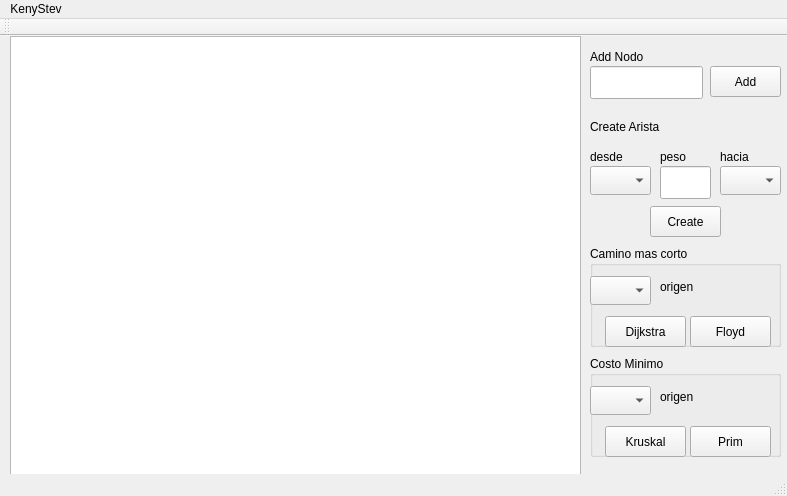
<?xml version="1.0" encoding="UTF-8"?>
<ui version="4.0">
 <class>GraphGraph</class>
 <widget class="QMainWindow" name="GraphGraph">
  <property name="geometry">
   <rect>
    <x>0</x>
    <y>0</y>
    <width>787</width>
    <height>496</height>
   </rect>
  </property>
  <property name="windowTitle">
   <string>GraphGraph</string>
  </property>
  <widget class="QWidget" name="centralWidget">
   <widget class="QGraphicsView" name="gView">
    <property name="geometry">
     <rect>
      <x>10</x>
      <y>0</y>
      <width>571</width>
      <height>441</height>
     </rect>
    </property>
   </widget>
   <widget class="QPushButton" name="btnAdd">
    <property name="geometry">
     <rect>
      <x>710</x>
      <y>30</y>
      <width>71</width>
      <height>31</height>
     </rect>
    </property>
    <property name="text">
     <string>Add</string>
    </property>
   </widget>
   <widget class="QLineEdit" name="newNodo">
    <property name="geometry">
     <rect>
      <x>590</x>
      <y>30</y>
      <width>113</width>
      <height>33</height>
     </rect>
    </property>
   </widget>
   <widget class="QLabel" name="label">
    <property name="geometry">
     <rect>
      <x>590</x>
      <y>10</y>
      <width>66</width>
      <height>21</height>
     </rect>
    </property>
    <property name="text">
     <string>Add Nodo</string>
    </property>
   </widget>
   <widget class="QPushButton" name="btnCreate">
    <property name="geometry">
     <rect>
      <x>650</x>
      <y>170</y>
      <width>71</width>
      <height>31</height>
     </rect>
    </property>
    <property name="text">
     <string>Create</string>
    </property>
   </widget>
   <widget class="QLabel" name="label_2">
    <property name="geometry">
     <rect>
      <x>590</x>
      <y>80</y>
      <width>91</width>
      <height>21</height>
     </rect>
    </property>
    <property name="text">
     <string>Create Arista</string>
    </property>
   </widget>
   <widget class="QLabel" name="label_3">
    <property name="geometry">
     <rect>
      <x>590</x>
      <y>110</y>
      <width>91</width>
      <height>21</height>
     </rect>
    </property>
    <property name="text">
     <string>desde</string>
    </property>
   </widget>
   <widget class="QLabel" name="label_4">
    <property name="geometry">
     <rect>
      <x>720</x>
      <y>110</y>
      <width>61</width>
      <height>21</height>
     </rect>
    </property>
    <property name="text">
     <string>hacia</string>
    </property>
   </widget>
   <widget class="QLabel" name="label_5">
    <property name="geometry">
     <rect>
      <x>660</x>
      <y>110</y>
      <width>41</width>
      <height>21</height>
     </rect>
    </property>
    <property name="text">
     <string>peso</string>
    </property>
   </widget>
   <widget class="QLineEdit" name="pesoArista">
    <property name="geometry">
     <rect>
      <x>660</x>
      <y>130</y>
      <width>51</width>
      <height>33</height>
     </rect>
    </property>
   </widget>
   <widget class="QComboBox" name="fromNodoC">
    <property name="geometry">
     <rect>
      <x>590</x>
      <y>130</y>
      <width>61</width>
      <height>29</height>
     </rect>
    </property>
   </widget>
   <widget class="QComboBox" name="toNodoC">
    <property name="geometry">
     <rect>
      <x>720</x>
      <y>130</y>
      <width>61</width>
      <height>29</height>
     </rect>
    </property>
   </widget>
   <widget class="QGroupBox" name="groupBox">
    <property name="geometry">
     <rect>
      <x>590</x>
      <y>210</y>
      <width>191</width>
      <height>101</height>
     </rect>
    </property>
    <property name="title">
     <string>Camino mas corto</string>
    </property>
    <widget class="QPushButton" name="btnDijkstra">
     <property name="geometry">
      <rect>
       <x>15</x>
       <y>70</y>
       <width>81</width>
       <height>31</height>
      </rect>
     </property>
     <property name="text">
      <string>Dijkstra</string>
     </property>
    </widget>
    <widget class="QComboBox" name="origenNodo_DijFlo">
     <property name="geometry">
      <rect>
       <x>0</x>
       <y>30</y>
       <width>61</width>
       <height>29</height>
      </rect>
     </property>
    </widget>
    <widget class="QLabel" name="label_6">
     <property name="geometry">
      <rect>
       <x>70</x>
       <y>30</y>
       <width>41</width>
       <height>21</height>
      </rect>
     </property>
     <property name="text">
      <string>origen</string>
     </property>
    </widget>
    <widget class="QPushButton" name="btnFloyd">
     <property name="geometry">
      <rect>
       <x>100</x>
       <y>70</y>
       <width>81</width>
       <height>31</height>
      </rect>
     </property>
     <property name="text">
      <string>Floyd</string>
     </property>
    </widget>
   </widget>
   <widget class="QGroupBox" name="groupBox_2">
    <property name="geometry">
     <rect>
      <x>590</x>
      <y>320</y>
      <width>191</width>
      <height>101</height>
     </rect>
    </property>
    <property name="title">
     <string>Costo Minimo</string>
    </property>
    <widget class="QPushButton" name="btnKruskal">
     <property name="geometry">
      <rect>
       <x>15</x>
       <y>70</y>
       <width>81</width>
       <height>31</height>
      </rect>
     </property>
     <property name="text">
      <string>Kruskal</string>
     </property>
    </widget>
    <widget class="QComboBox" name="origenNodo_KrusPri">
     <property name="geometry">
      <rect>
       <x>0</x>
       <y>30</y>
       <width>61</width>
       <height>29</height>
      </rect>
     </property>
    </widget>
    <widget class="QLabel" name="label_7">
     <property name="geometry">
      <rect>
       <x>70</x>
       <y>30</y>
       <width>41</width>
       <height>21</height>
      </rect>
     </property>
     <property name="text">
      <string>origen</string>
     </property>
    </widget>
    <widget class="QPushButton" name="btnPrim">
     <property name="geometry">
      <rect>
       <x>100</x>
       <y>70</y>
       <width>81</width>
       <height>31</height>
      </rect>
     </property>
     <property name="text">
      <string>Prim</string>
     </property>
    </widget>
   </widget>
  </widget>
  <widget class="QMenuBar" name="menuBar">
   <property name="geometry">
    <rect>
     <x>0</x>
     <y>0</y>
     <width>787</width>
     <height>27</height>
    </rect>
   </property>
   <widget class="QMenu" name="menuKenyStev">
    <property name="title">
     <string>KenyStev</string>
    </property>
    <addaction name="actionGrafo_Original"/>
   </widget>
   <addaction name="menuKenyStev"/>
  </widget>
  <widget class="QToolBar" name="mainToolBar">
   <attribute name="toolBarArea">
    <enum>TopToolBarArea</enum>
   </attribute>
   <attribute name="toolBarBreak">
    <bool>false</bool>
   </attribute>
  </widget>
  <widget class="QStatusBar" name="statusBar"/>
  <action name="actionGrafo_Original">
   <property name="text">
    <string>Grafo Original</string>
   </property>
  </action>
 </widget>
 <layoutdefault spacing="6" margin="11"/>
 <resources/>
 <connections/>
</ui>
